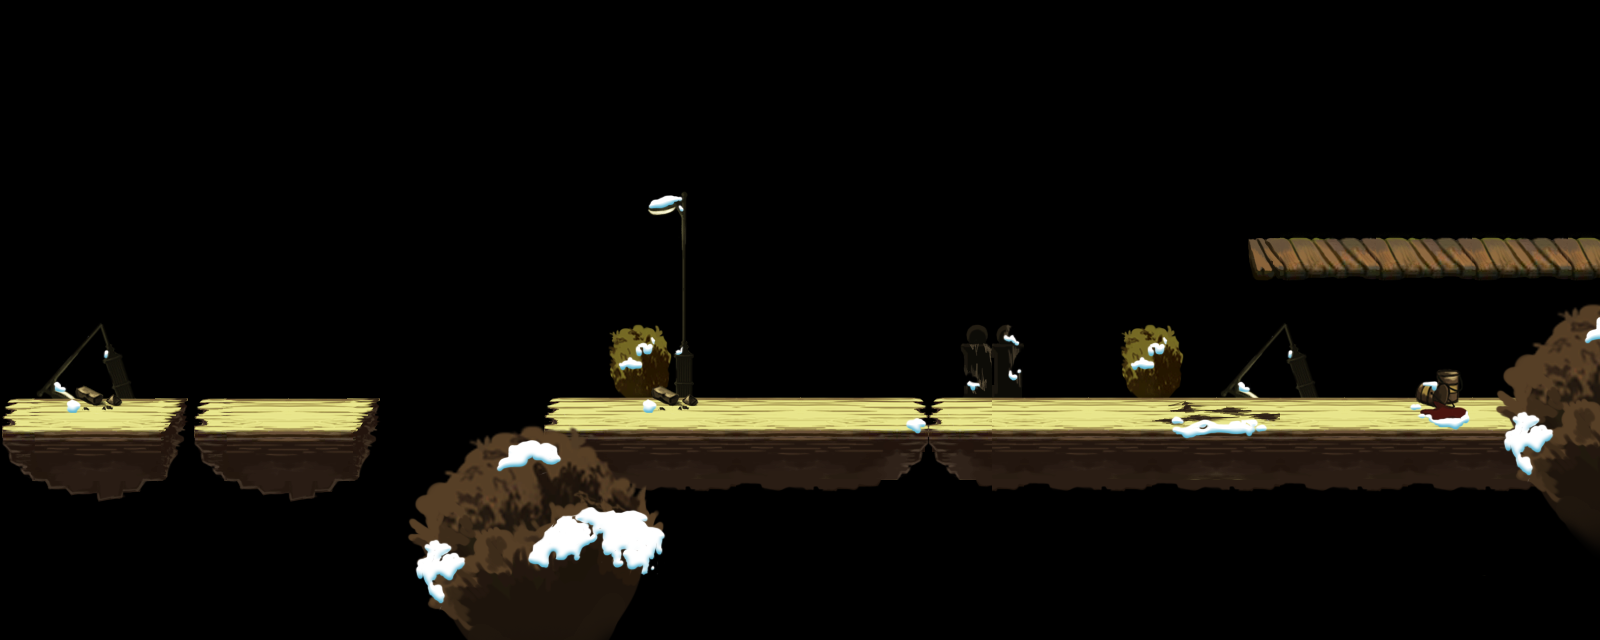

A 2D game scene composited from a Tiled map and its tileset images. What follows is a short description and the map's XML, with each tile layer's data collapsed to a summary:
An orthogonal 50x20 tile map with 32x32 px tiles, 5 tile layers (tile_terrain_deco_back, tile_terrain_0, tile_terrain_1, tile_terrain_2, ...) and 11 objects (2x tuzijianke, tuzigongjianshou, checkPoint, light, coin).

<map version="1.0" orientation="orthogonal" width="50" height="20" tilewidth="32" tileheight="32">
 <properties>
  <property name="offsetX" value="0" />
  <property name="offsetY" value="4" />
 </properties>
 <tileset firstgid="1" name="s01" tilewidth="32" tileheight="32">
  <image source="s01.png" width="992" height="512" />
 </tileset>
 <layer name="tile_terrain_deco_back" width="50" height="20">
  <data>[1000 cells, 57 non-empty, 37 distinct tile ids]</data>
 </layer>
 <layer name="tile_terrain_0" width="50" height="20">
  <data>[1000 cells, 33 non-empty, 12 distinct tile ids]</data>
 </layer>
 <layer name="tile_terrain_1" width="50" height="20">
  <data>[1000 cells, 205 non-empty, 87 distinct tile ids]</data>
 </layer>
 <layer name="tile_terrain_2" width="50" height="20">
  <data>[1000 cells, 10 non-empty, 8 distinct tile ids]</data>
 </layer>
 <layer name="tile_terrain_deco_front" width="50" height="20">
  <data>[1000 cells, 99 non-empty, 71 distinct tile ids]</data>
 </layer>
 <objectgroup name="obj_terrain" width="50" height="20">
  <object x="0" y="416" width="192" height="32" />
  <object x="192" y="416" width="192" height="32" />
  <object x="544" y="416" width="384" height="32" />
  <object x="928" y="416" width="672" height="32" />
  <object x="1248" y="256" width="352" height="32" />
 </objectgroup>
 <objectgroup name="obj_enemies" width="50" height="20">
  <object type="tuzijianke" x="1216" y="320" width="32" height="32">
   <properties>
    <property name="cmd" value="sf,0.7;w,1,-10" />
   </properties>
  </object>
  <object type="tuzijianke" x="704" y="320" width="32" height="32">
   <properties>
    <property name="cmd" value="sf,0.7;w,1,-10" />
   </properties>
  </object>
  <object type="tuzigongjianshou" x="384" y="256" width="32" height="32" />
 </objectgroup>
 <objectgroup name="obj_objects" width="50" height="20">
  <object type="checkPoint" x="1472" y="416" width="32" height="32" />
  <object type="light" x="640" y="192" width="32" height="32" />
  <object type="coin" x="1408" y="128" width="32" height="32" />
 </objectgroup>
</map>
